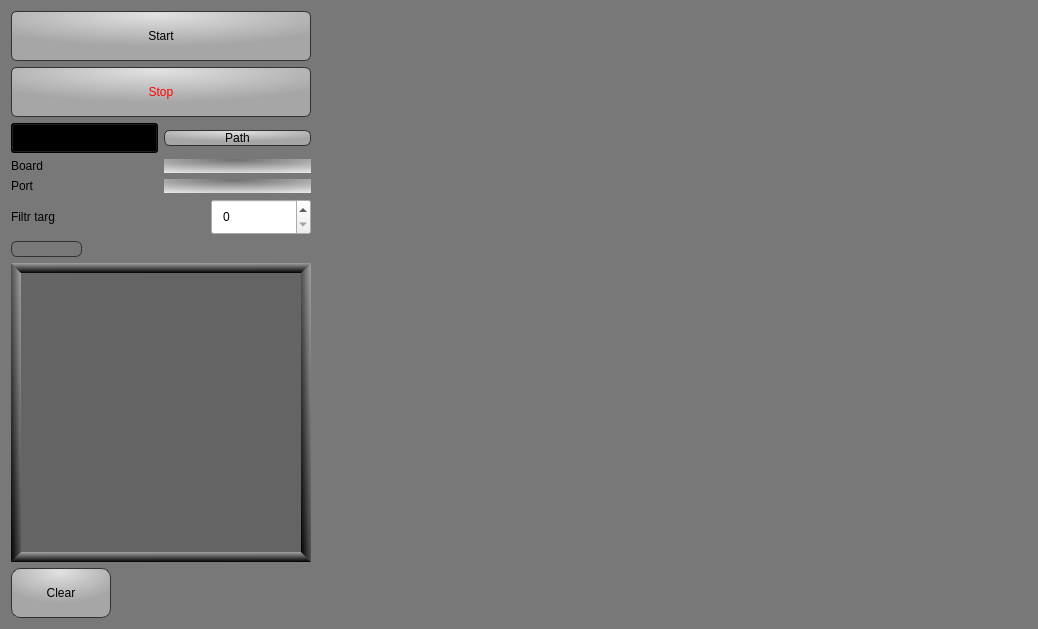
<?xml version="1.0" encoding="UTF-8"?>
<ui version="4.0">
 <class>MainWindow</class>
 <widget class="QMainWindow" name="MainWindow">
  <property name="geometry">
   <rect>
    <x>0</x>
    <y>0</y>
    <width>1038</width>
    <height>629</height>
   </rect>
  </property>
  <property name="windowTitle">
   <string>MainWindow</string>
  </property>
  <property name="styleSheet">
   <string notr="true">QMainWindow{
background-color: rgb(70, 70, 70);
	background-color: rgb(0, 0, 126);
	background-color: rgb(120, 120, 120);
}

QTableWidget {
background-color: rgb(70, 70, 70);
color: rgb(0, 170, 0);
border-radius:1px;
}

QHeaderView {
background-color: rgb(70, 70, 70);
color: rgb(0, 170, 0);
}
QHeaderView::section:first {
background-color: rgb(70, 70, 70);
color: rgb(0, 170, 0);
}
QHeaderView::section:second {
background-color: rgb(70, 70, 70);
color: rgb(0, 170, 0);
}

QMenuBar {
background-color: rgb(70, 70, 70);
color: rgb(0, 170, 0);
}

QMenuBar::Item :selected{
background-color: rgb(85, 85, 255);
}

QMenu {
background-color: rgb(70, 70, 70);
color: rgb(0, 170, 0);
}

QLCDNumber {
background-color: rgb(70, 70, 70);
	color: rgb(85, 170, 0);
}

QPushButton
{
	background-color: qradialgradient(spread:pad, cx:0.485, cy:0.0463182, radius:0.662, fx:0.485, fy:0.057, stop:0 rgba(226, 226, 226, 255), stop:1 rgba(166, 166, 166, 255));
border: 1px solid #8f8f91;
border-radius: 6px;
	border-color: rgb(50, 50, 50);
border-width:1px;
	font: 10pt &quot;MS Shell Dlg 2&quot;;

}

QPushButton:hover {

}

QPushButton:pressed {
	background-color: qradialgradient(spread:pad, cx:0.485, cy:0.0463182, radius:1.258, fx:0.485, fy:0.057, stop:0 rgba(111, 111, 111, 255), stop:1 rgba(255, 255, 255, 255));
}

QPushButton:checked {
color: rgb(0, 0, 0);
border-color: rgb(255, 255, 255);
background-color: rgb(255, 255, 255);
}

QComboBox {
	background-color: qradialgradient(spread:pad, cx:0.485, cy:0.0463182, radius:1.258, fx:0.485, fy:0.057, stop:0 rgba(111, 111, 111, 255), stop:1 rgba(255, 255, 255, 255));
border-color: rgb(85, 170, 0);
border-width:2px;
selection-background-color: rgb(70, 70, 70, 0);
/*selection-color: qradialgradient(spread:pad, cx:0.485, cy:0.0463182, radius:1.258, fx:0.485, fy:0.057, stop:0 rgba(111, 111, 111, 255), stop:1 rgba(255, 255, 255, 255));*/
padding:5;
	font: 10pt &quot;MS Shell Dlg 2&quot;;
}

QComboBox:selected {
	background-color: qradialgradient(spread:pad, cx:0.485, cy:0.0463182, radius:1.258, fx:0.485, fy:0.057, stop:0 rgba(111, 111, 111, 255), stop:1 rgba(255, 255, 255, 255));
}

QTextEdit {
background-color: rgb(70, 70, 70);
color: rgb(0, 170, 0);
}

QLabel {
background-color: rgb(0, 0, 0, 0);
font: 12pt &quot;MS Shell Dlg 2&quot;;
}

QGraphicsView {
background-color: rgb(70, 70, 70);
}

QTabBar::tab { 
	background-color: qradialgradient(spread:pad, cx:0.505, cy:0, radius:1.292, fx:0.505075, fy:0.006, stop:0 rgba(207, 207, 207, 255), stop:1 rgba(0, 0, 0, 255));
border-radius:5px;
padding:1;
	font: 8pt &quot;MS Shell Dlg 2&quot;;
} 

QTabBar::tab:selected { 
	background-color: qradialgradient(spread:pad, cx:0.500025, cy:1, radius:1.292, fx:0.5001, fy:1, stop:0 rgba(207, 207, 207, 255), stop:1 rgba(0, 0, 0, 255));
border-color: rgb(255, 255, 0);
	border-color: rgb(0, 170, 0);
border-width:3;
}

QTabBar::field { 
background-color: rgb(70, 70, 70);
}

QTabWidget::tab {
 background-color: rgb(70, 70, 70);
border: 1px solid gray;
}

QTabWidget:pane {
border: solid;
 background-color: rgb(70, 70, 70);
}

QScrollBar {
background-color: rgb(70, 70, 70);
}</string>
  </property>
  <widget class="QWidget" name="centralWidget">
   <layout class="QHBoxLayout" name="horizontalLayout">
    <item>
     <layout class="QVBoxLayout" name="verticalLayout">
      <item>
       <widget class="QPushButton" name="buttonStart">
        <property name="minimumSize">
         <size>
          <width>100</width>
          <height>50</height>
         </size>
        </property>
        <property name="styleSheet">
         <string notr="true">font: 12pt &quot;MS Shell Dlg 2&quot;;</string>
        </property>
        <property name="text">
         <string>Start</string>
        </property>
       </widget>
      </item>
      <item>
       <widget class="QPushButton" name="buttonStop">
        <property name="minimumSize">
         <size>
          <width>100</width>
          <height>50</height>
         </size>
        </property>
        <property name="styleSheet">
         <string notr="true">color: rgb(255, 0, 0);
font: 12pt &quot;MS Shell Dlg 2&quot;;
</string>
        </property>
        <property name="text">
         <string>Stop</string>
        </property>
       </widget>
      </item>
      <item>
       <layout class="QHBoxLayout" name="horizontalLayout_12">
        <item>
         <widget class="QComboBox" name="comboBoxMode">
          <item>
           <property name="text">
            <string>Board</string>
           </property>
          </item>
          <item>
           <property name="text">
            <string>File</string>
           </property>
          </item>
         </widget>
        </item>
        <item>
         <widget class="QPushButton" name="butPath">
          <property name="text">
           <string>Path</string>
          </property>
         </widget>
        </item>
       </layout>
      </item>
      <item>
       <layout class="QHBoxLayout" name="horizontalLayout_5">
        <item>
         <widget class="QLabel" name="labelBoard">
          <property name="text">
           <string>Board</string>
          </property>
         </widget>
        </item>
        <item>
         <widget class="QPushButton" name="buttonStartBoard">
          <property name="minimumSize">
           <size>
            <width>0</width>
            <height>0</height>
           </size>
          </property>
          <property name="styleSheet">
           <string notr="true">border-radius: 15px;
background-color: qradialgradient(spread:pad, cx:0.485, cy:0.0463182, radius:1.258, fx:0.485, fy:0.057, stop:0 rgba(111, 111, 111, 255), stop:1 rgba(255, 255, 255, 255));
border-width:0px;</string>
          </property>
          <property name="text">
           <string/>
          </property>
         </widget>
        </item>
       </layout>
      </item>
      <item>
       <layout class="QHBoxLayout" name="horizontalLayout_9">
        <item>
         <widget class="QLabel" name="labelPort">
          <property name="text">
           <string>Port</string>
          </property>
         </widget>
        </item>
        <item>
         <widget class="QPushButton" name="butConnectPort">
          <property name="styleSheet">
           <string notr="true">border-radius: 15px;
background-color: qradialgradient(spread:pad, cx:0.485, cy:0.0463182, radius:1.258, fx:0.485, fy:0.057, stop:0 rgba(111, 111, 111, 255), stop:1 rgba(255, 255, 255, 255));
border-width:0px;</string>
          </property>
          <property name="text">
           <string/>
          </property>
         </widget>
        </item>
       </layout>
      </item>
      <item>
       <layout class="QHBoxLayout" name="horizontalLayout_13">
        <item>
         <widget class="QLabel" name="label_2">
          <property name="text">
           <string>Filtr targ</string>
          </property>
         </widget>
        </item>
        <item>
         <widget class="QSpinBox" name="spinBoxTarg">
          <property name="sizePolicy">
           <sizepolicy hsizetype="Fixed" vsizetype="Fixed">
            <horstretch>0</horstretch>
            <verstretch>0</verstretch>
           </sizepolicy>
          </property>
          <property name="minimumSize">
           <size>
            <width>100</width>
            <height>30</height>
           </size>
          </property>
          <property name="styleSheet">
           <string notr="true">padding:7px;
font: 10pt &quot;MS Shell Dlg 2&quot;;</string>
          </property>
         </widget>
        </item>
       </layout>
      </item>
      <item>
       <layout class="QHBoxLayout" name="horizontalLayout_4">
        <item>
         <widget class="QPushButton" name="butSettingsPort">
          <property name="styleSheet">
           <string notr="true">background-color: rgb(255, 255, 255, 0);</string>
          </property>
          <property name="text">
           <string/>
          </property>
         </widget>
        </item>
        <item>
         <widget class="QLabel" name="labIndicator_3">
          <property name="minimumSize">
           <size>
            <width>15</width>
            <height>0</height>
           </size>
          </property>
          <property name="text">
           <string/>
          </property>
         </widget>
        </item>
        <item>
         <widget class="QLabel" name="labIndicator_2">
          <property name="minimumSize">
           <size>
            <width>15</width>
            <height>0</height>
           </size>
          </property>
          <property name="styleSheet">
           <string notr="true"/>
          </property>
          <property name="text">
           <string/>
          </property>
         </widget>
        </item>
        <item>
         <widget class="QLabel" name="labIndicator">
          <property name="minimumSize">
           <size>
            <width>15</width>
            <height>0</height>
           </size>
          </property>
          <property name="text">
           <string/>
          </property>
         </widget>
        </item>
       </layout>
      </item>
      <item>
       <widget class="QTextEdit" name="textEditMessage">
        <property name="sizePolicy">
         <sizepolicy hsizetype="Expanding" vsizetype="Expanding">
          <horstretch>0</horstretch>
          <verstretch>0</verstretch>
         </sizepolicy>
        </property>
        <property name="minimumSize">
         <size>
          <width>150</width>
          <height>250</height>
         </size>
        </property>
        <property name="maximumSize">
         <size>
          <width>300</width>
          <height>16000</height>
         </size>
        </property>
        <property name="styleSheet">
         <string notr="true">/*border-radius:1px;*/
background-color: rgb(100, 100, 100);
border-style:solid;

border-right-color: qlineargradient(spread:pad, x1:0, y1:1, x2:1, y2:0, stop:0 rgba(0, 0, 0, 255), stop:1 rgba(162, 162, 162, 255));
border-bottom-color: qlineargradient(spread:pad, x1:0.522, y1:1, x2:0.498, y2:0, stop:0 rgba(0, 0, 0, 255), stop:1 rgba(162, 162, 162, 255));
border-top-color: qlineargradient(spread:pad, x1:0.522, y1:1, x2:0.498, y2:0, stop:0 rgba(0, 0, 0, 255), stop:1 rgba(162, 162, 162, 255));
border-left-color: qlineargradient(spread:pad, x1:0, y1:1, x2:1, y2:0, stop:0 rgba(0, 0, 0, 255), stop:1 rgba(162, 162, 162, 255));
border-width: 10;</string>
        </property>
       </widget>
      </item>
      <item>
       <widget class="QPushButton" name="butClear">
        <property name="sizePolicy">
         <sizepolicy hsizetype="Fixed" vsizetype="Fixed">
          <horstretch>0</horstretch>
          <verstretch>0</verstretch>
         </sizepolicy>
        </property>
        <property name="minimumSize">
         <size>
          <width>100</width>
          <height>50</height>
         </size>
        </property>
        <property name="styleSheet">
         <string notr="true">border-radius:9px;
</string>
        </property>
        <property name="text">
         <string>Clear</string>
        </property>
       </widget>
      </item>
     </layout>
    </item>
    <item>
     <widget class="GlGraph" name="widgetGraph" native="true">
      <property name="sizePolicy">
       <sizepolicy hsizetype="Expanding" vsizetype="Expanding">
        <horstretch>0</horstretch>
        <verstretch>0</verstretch>
       </sizepolicy>
      </property>
     </widget>
    </item>
   </layout>
   <zorder></zorder>
   <zorder>widgetGraph</zorder>
  </widget>
 </widget>
 <layoutdefault spacing="6" margin="11"/>
 <customwidgets>
  <customwidget>
   <class>GlGraph</class>
   <extends>QWidget</extends>
   <header location="global">glgraph.h</header>
   <container>1</container>
  </customwidget>
 </customwidgets>
 <resources/>
 <connections/>
</ui>
